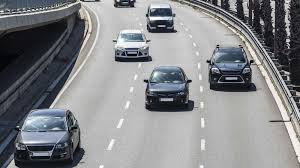
#> input picture download.jpg, 300 x 168 px
$ python Contour.py   (older library calls are emulated)
#> lines starting #> are read from the running program, lines starting #| are printed output that depends on the picture; after the words box and inside, x2 and y2 are one past the last pixel; in counts of white or black regions, pixels touching at a corner belong together
import numpy as np
import cv2 as cv

img = cv.imread('download.jpg')
#> img is the input picture: shape (168, 300, 3); mean B, G, R 137, 133.8, 132.1
blurred = cv.pyrMeanShiftFiltering(img,31,91)
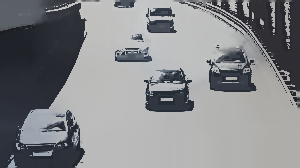
#> blurred: shape (168, 300, 3); mean B, G, R 137.6, 134.7, 133.2
gray = cv.cvtColor(blurred,cv.COLOR_BGR2GRAY)
ret,thresh = cv.threshold(gray,0,255,cv.THRESH_BINARY + cv.THRESH_OTSU)
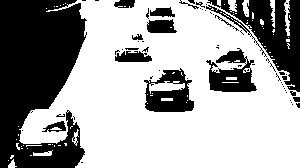
#> thresh: shape (168, 300); 63.6% white; 65 black regions (48 under 20 px)
#> ret = 116

_,contours,_ = cv.findContours(thresh, cv.RETR_LIST, cv.CHAIN_APPROX_NONE)
#> contours = 219 contours, 189 with area under 20; largest, box (x1, y1, x2, y2) and area: (19, 0, 300, 168) 34849, (143, 67, 195, 113) 1711, (205, 58, 258, 93) 1118, (146, 18, 178, 34) 376, (114, 50, 153, 63) 356

cv.drawContours(img, contours, -1, (0,0,255), 6)
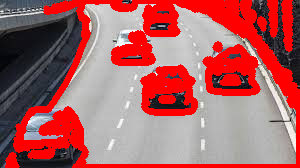
#> img: shape (168, 300, 3); mean B, G, R 98.4, 96.9, 172.9

cv.namedWindow('Display', cv.WINDOW_NORMAL)
cv.imshow('Display', img)
cv.waitKey()
